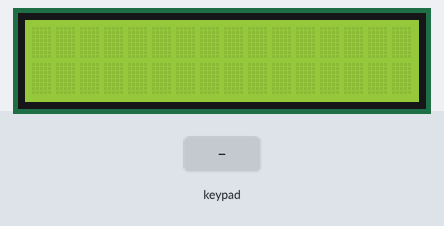
This sketch was run on a simulated ESP32. Parts: 16×2 character LCD. The test bench sets the inputs (shaded band). What the sketch prints to the serial monitor is not drawn.

Above: at 1.2 s.
1.3 s: key '#' pressed
At 2.5 s:
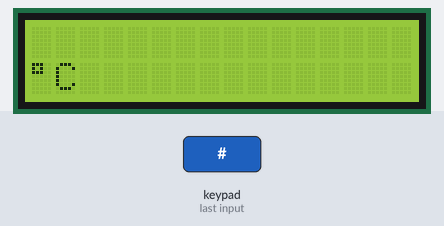
2.8 s: keypad keys 3 2 3 3 2 5 2 6 # pressed 0.4 s apart
At 6.5 s:
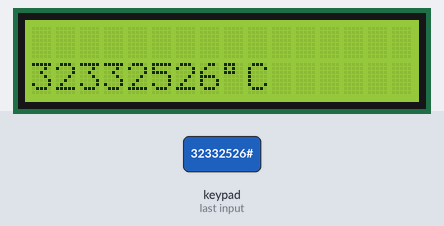
7.9 s: keypad keys 2 7 1 4 1 2 1 3 # pressed 0.4 s apart
At 12.5 s:
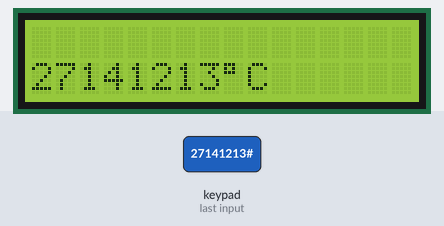
13.0 s: key 'A' pressed
14.5 s: keypad keys 1 3 9 7 2 2 2 2 # pressed 0.4 s apart
At 19.1 s:
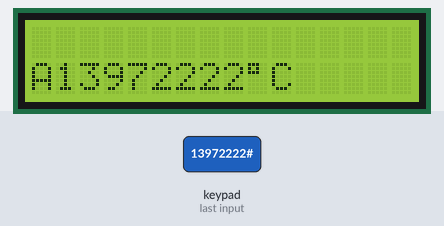
19.6 s: key 'B' pressed
Timing chart, 0 to 22.1 s (numbered marks = the images above; inputs shaded):
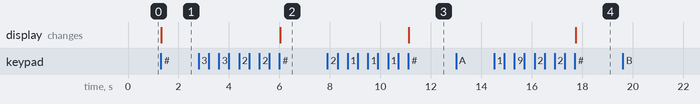

The sketch:

I2C_LCD2_Keypad.ino
```cpp
#include <Wire.h>
#include <LiquidCrystal_I2C.h>

#include <Keypad.h>
const byte rows=4;
const byte cols=4;

char keys[rows][cols]={
  {'1','2','3','A'},
  {'4','5','6','B'},
  {'7','8','9','C'},
  {'*','0','#','D'}
};

byte rowPins[rows]={32,33,25,26};
byte colPins[cols]={27,14,12,13};

Keypad myKeypad=Keypad(makeKeymap(keys), rowPins, colPins, rows, cols);

// LiquidCrystal_I2C LCD(addr, cols, rows);
LiquidCrystal_I2C LCD(0x27, 16, 2);

void setup() {
  Serial.begin(115200);
  Serial.println("");

  //LiquidCrystal_I2C initialize
  LCD.init();
  //背光
  LCD.backlight();

  // LCD.setCursor(0,0);
  // LCD.print("Hello World!");
}

String str="";
byte temp=B11011111; // binary number前面加個大寫 B, => 度

void loop() {

char keybuf=myKeypad.getKey();

  if(keybuf != NO_KEY){
    if(keybuf=='#'){
      LCD.clear();
      LCD.setCursor(0,1);
      LCD.print(str);

      LCD.write(temp);
      LCD.print("C");
      str="";
    }else{
      str+=keybuf;
    }
    Serial.println(keybuf);
  }
}
```

Measured:
- after the input at 1.3 s, the display: changes at once (image 1)
- after the input at 2.8 s, the display: changes after 3.2 s (image 2)
- after the input at 7.9 s, the display: changes after 3.2 s (image 3)
- after the input at 13.0 s, every drawn part: stays the same
- after the input at 14.5 s, the display: changes after 3.2 s (image 4)
- after the input at 19.6 s, every drawn part: stays the same
